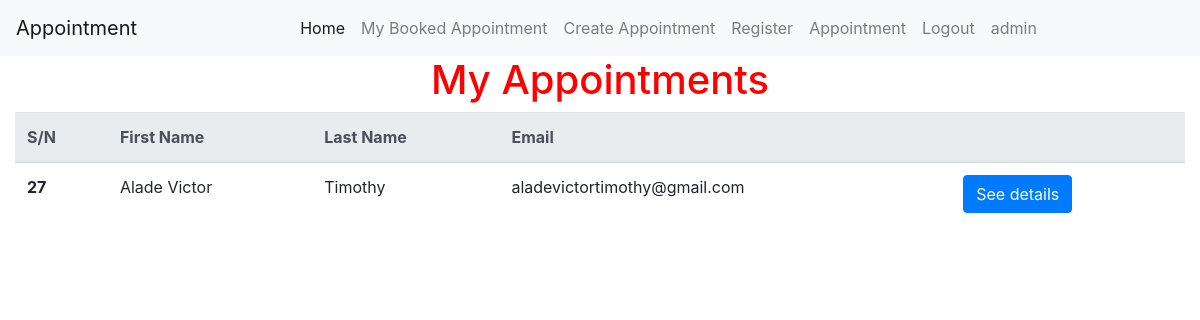
Screenshot of /record/appointments/ (signed in) with the database file from the repository.
### record/models.py (models this page shows, shortened)
class CreateAppointment(models.Model):
    first_name = models.CharField(max_length=30)
    last_name = models.CharField(max_length=30)
    address = models.CharField(max_length=30)
    email = models.EmailField('email', blank=True)
    time_of_appointment = models.TimeField()
    date = models.DateField()

### record/views.py (the view)
# urls.py: path('appointments/', views.CreateAppointmentListView.as_view(), name='appointment_list'),
class CreateAppointmentListView(generic.ListView):
    model = CreateAppointment
    context_object_name = 'appointment_list'   # your own name for the list as a template variable
    queryset = CreateAppointment.objects.all() # Get All Appointment
    template_name = 'record/record_list.html'  # Specify your own template name/location
    paginate_by = 10

### record/templates/record/record_list.html (shortened to what this page needs)
{% extends 'base_generic.html'%}
{% block content %}
    <h1 class="text-center"> My Appointments</h1>
    {% if appointment_list %}
        <div class="container-fluid">
            <table class="table ">
                <thead class="thead-light">
                <tr>
                    <th scope="col">S/N</th>
                    <th scope="col">First Name</th>
                    <th scope="col">Last Name</th>
                    <th scope="col">Email</th>
                    <th scope="col"> </th>
                </tr>
                </thead>
                <tbody>
            {% for appointment in appointment_list %}
                    <tr>
                        <th scope="row">{{ appointment.pk }}</th>
                        <td>{{ appointment.first_name }}</td>
                        <td>{{ appointment.last_name }}</td>
                        <td>{{ appointment.email }}</td>
                        <td><a class="btn btn-primary" href="{% url 'appointment_detail'  appointment.pk %}" role="button">See details</a></td>
                    </tr>
                </tbody>
            {% endfor %}
                </table>
        </div>
        {% else %}
        <p>There are no appointment.</p>
    {% endif%}
{% endblock %}

### templates/base_generic.html (shortened to what this page needs)
<!DOCTYPE html>
<html lang="en">
<head>
  <link rel="stylesheet" href="https://maxcdn.bootstrapcdn.com/bootstrap/4.0.0/css/bootstrap.min.css">
  {% load static %}
  <link rel="stylesheet" type="text/css" href="{% static 'css/style.css' %}">
</head>
      <nav class="navbar navbar-expand-lg navbar-light bg-light">
        <a class="navbar-brand" href="{%url 'index'%}">Appointment</a>
        <div class="collapse navbar-collapse justify-content-center" id="navbarNav">
          <ul class="navbar-nav">
            <li class="nav-item active">
              <a class="nav-link" href="{% url 'index' %}">Home <span class="sr-only">(current)</span></a>
            </li>
            <li>
              <a   class="nav-link"href="{% url 'my-appointment'%}">My Booked Appointment</a>
            </li>
            <li>
              <a   class="nav-link"href="{% url 'appointment-create'%}">Create Appointment</a>
            </li>
            <li>
              <a   class="nav-link"href="{% url 'register'%}">Register</a>
            </li>
            {% if user.is_authenticated %}
              {%if user.is_staff%}
              <li class="nav-item">
                <a class="nav-link" href="{% url 'appointment_list' %}">Appointment</a>
              {%endif%}
              <li><a   class="nav-link"href="{% url 'logout'%}?next={{request.path}}">Logout</a></li>
              <li class="nav-item"><a class="nav-link" href=""> {{ user.get_username }}</a></li>
          {% else %}
            <li class="nav-item"><a class="nav-link" href="{% url 'login'%}?next={{request.path}}">Login</a></li>
          {% endif %}
            </li>
          </ul>
        </div>
      </nav>
      {% block content %}{% endblock %}
</body>
</html>

### core/static/css/style.css (style rules this page uses)
h1 { color:red; }

### rows the page displays
CreateAppointment: pk "27", first_name "Alade Victor", last_name "Timothy", email "aladevictortimothy@gmail.com"

### other values shown
{{ user.get_username }} "admin"
